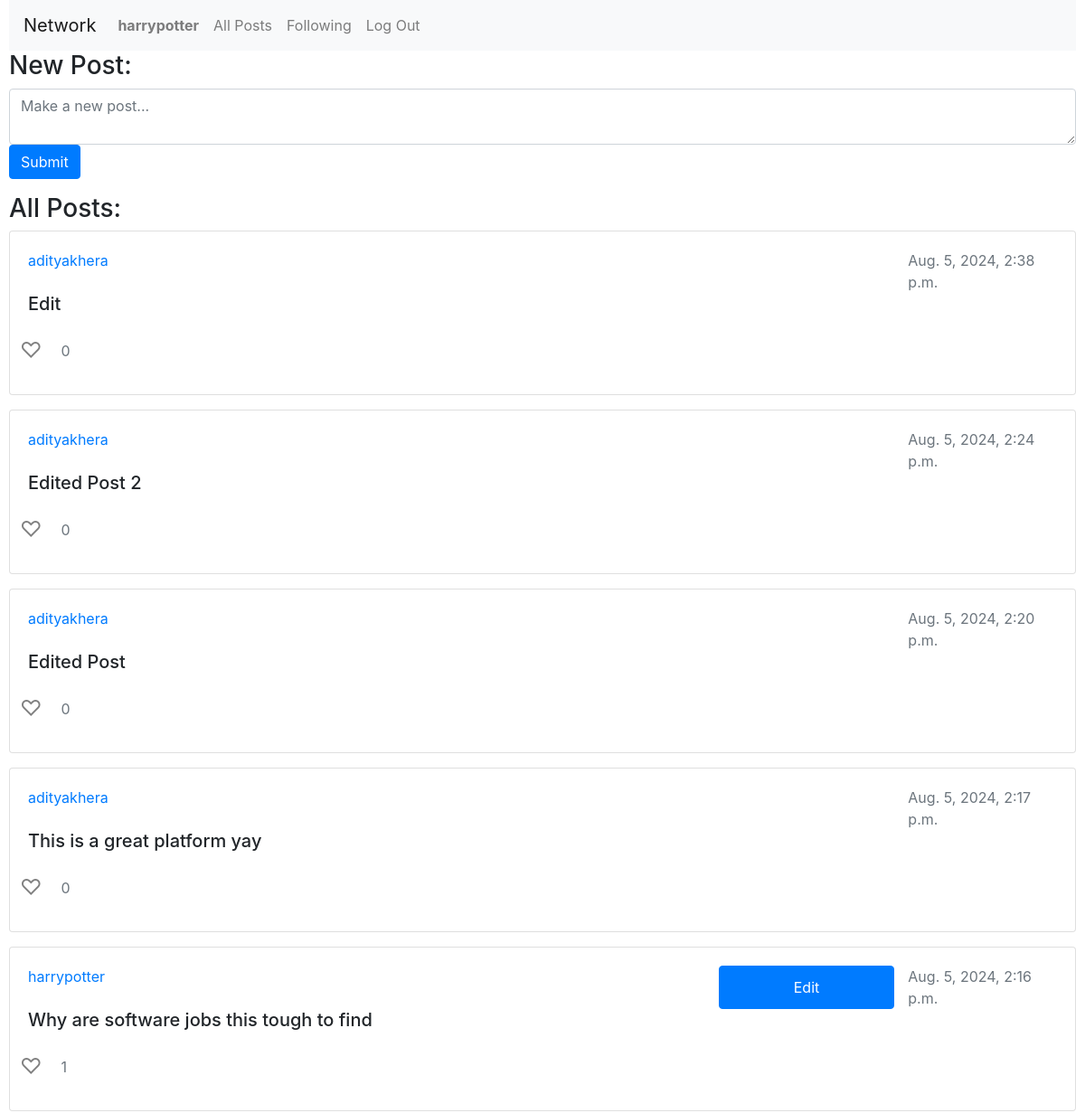
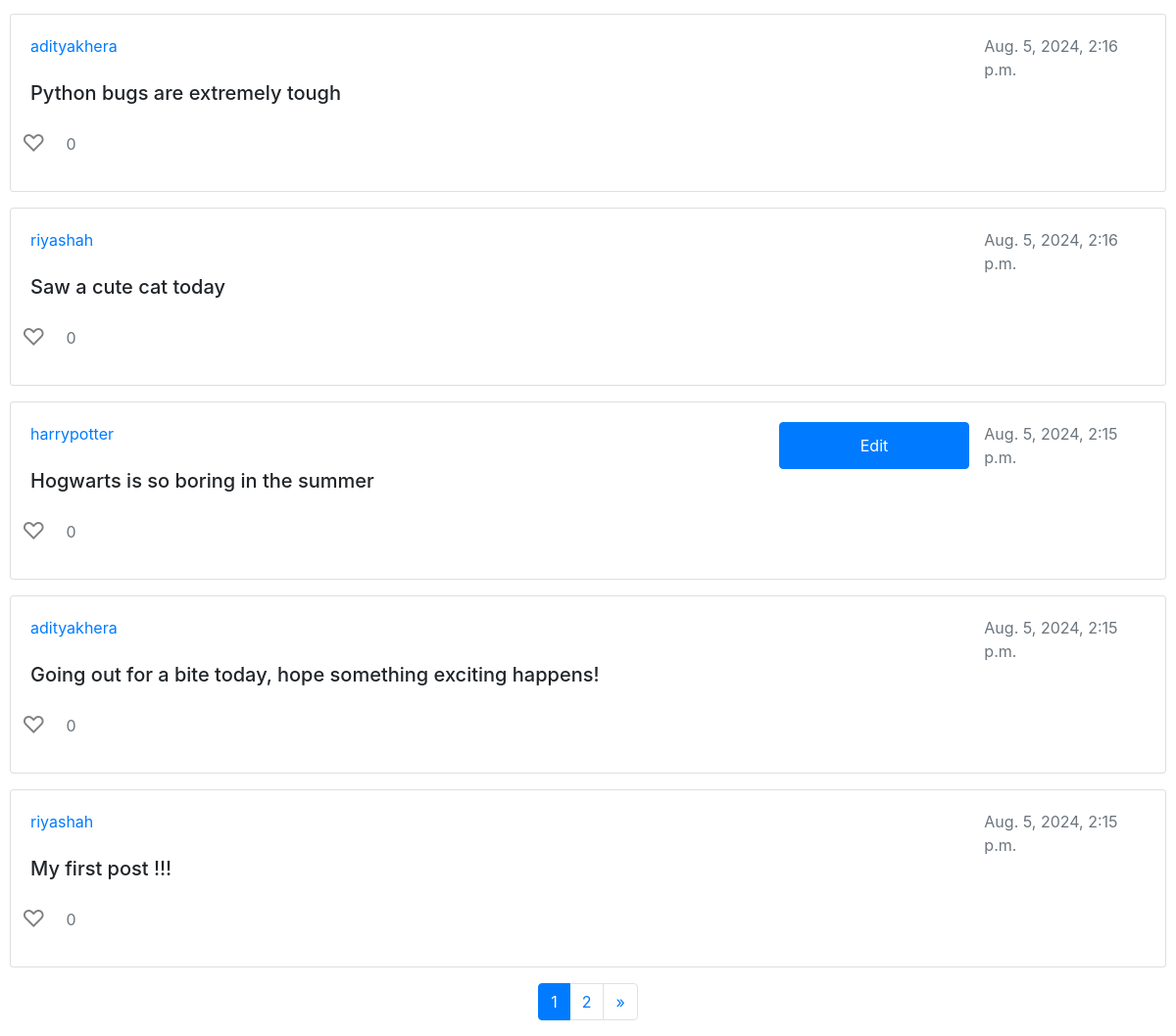
Screenshot of / (signed in) with the database file from the repository (2 pictures, top to bottom).
### network/models.py (models this page shows, shortened)
class User(AbstractUser):
    pass

class Post(models.Model):
    user = models.ForeignKey(User, on_delete=models.CASCADE, related_name = 'posts_made')
    content = models.CharField(max_length=280)
    timestamp = models.DateTimeField(auto_now_add=True)

### network/views.py (the view)
# urls.py: path("", views.index, name="index"),
def index(request):
    newPostForm = NewPostForm()
    if request.method == 'POST':
        post_text = request.POST.get('new_post_text')
        user = User.objects.get(pk=request.user.id)
        post = Post(user=user, content=post_text)
        post.save()
        return HttpResponseRedirect(reverse('index'))
    posts_list = Post.objects.all().order_by('-timestamp')
    paginator = Paginator(posts_list, 10)  # 10 posts per page
    page_number = request.GET.get('page')
    posts = paginator.get_page(page_number)
    return render(request, "network/index.html" ,{
        'newPostForm' : newPostForm,
        'posts' : posts
    })

### network/views.py
class NewPostForm(forms.Form):
    new_post_text = forms.CharField(widget=forms.Textarea(attrs={
        'placeholder' : 'Make a new post...',
        'required' : 'True',
        'class' : 'form-control',
        'maxlength': '500',
        'rows': 2,
        'cols': 40
    }), label="")

### network/templates/network/index.html (shortened to what this page needs)
{% extends "network/layout.html" %}
{% block body %}
    <form action="{% url 'index' %}" method="post" class="mb-3">
        <h3>New Post:</h3>
        {{ newPostForm }}
        <input type="submit" class="btn btn-primary">
    </form>
    <h3>All Posts:</h3>
    {% if posts %}
        <div class="row">
            <div class="col-12">
                {% for post in posts %}
                <div class="card mb-3">
                    <div class="card-body">
                        <div class="row">
                            {% if post.user.username == user.username %}
                                <a href="{% url 'profile' username=post.user.username %}" class="col-8">{{post.user.username}}</a>
                                <button class="edit-button btn btn-primary col-2" data-post-id="{{ post.id }}" data-post-content="{{ post.content|escapejs }}">Edit</button>
                            {% else %}
                                <a href="{% url 'profile' username=post.user.username %}" class="col-10">{{post.user.username}}</a>
                            {% endif %}
                            <div class="text-muted col-2">{{post.timestamp}}</div>
                        </div>
                        <h5 class="card-title" id="post-content-{{ post.id }}">{{ post.content }}</h5>
                        <div class="row">
                            <button class="like-button {% if user in post.likes.all %}liked{% else %}unliked{% endif %}" data-post-id="{{post.id}}">
                                {% if user in post.likes.all %}
                                &#x2764;
                                {% else %}
                                &#x2661;
                                {% endif %}
                            </button>
                            <p class="text-muted col-2 mt-3" id="like-count-{{post.id}}">{{post.likes.count}}</p>
                        </div>
                    </div>
                </div>
                {% endfor %}
            </div>
        </div>
        <nav aria-label="Page navigation">
            <ul class="pagination justify-content-center">
                {% for i in posts.paginator.page_range %}
                    {% if posts.number == i %}
                        <li class="page-item active"><a class="page-link" href="#">{{ i }}</a></li>
                    {% else %}
                        <li class="page-item"><a class="page-link" href="?page={{ i }}">{{ i }}</a></li>
                    {% endif %}
                {% endfor %}
                {% if posts.has_next %}
                    <li class="page-item">
                        <a class="page-link" href="?page={{ posts.next_page_number }}" aria-label="Next">
                            <span aria-hidden="true">&raquo;</span>
                        </a>
                    </li>
                {% endif %}
            </ul>
        </nav>
    {% else %}
        <h4>No Posts Yet</h4>
    {% endif %}
{% endblock %}

### network/templates/network/layout.html (shortened to what this page needs)
{% load static %}
<!DOCTYPE html>
<html lang="en">
    <head>
        <link rel="stylesheet" href="https://stackpath.bootstrapcdn.com/bootstrap/4.4.1/css/bootstrap.min.css">
        <link href="{% static 'network/styles.css' %}" rel="stylesheet">
    </head>
    <body>
        <nav class="navbar navbar-expand-lg navbar-light bg-light">
            <a class="navbar-brand" href="#">Network</a>
            <div>
              <ul class="navbar-nav mr-auto">
                {% if user.is_authenticated %}
                    <li class="nav-item">
                        <a class="nav-link" href="{% url 'profile' username=user.username %}"><strong>{{ user.username }}</strong></a>
                    </li>
                {% endif %}
                <li class="nav-item">
                  <a class="nav-link" href="{% url 'index' %}">All Posts</a>
                </li>
                {% if user.is_authenticated %}
                    <li class="nav-item">
                        <a class="nav-link" href="{% url 'followingpage' %}">Following</a>
                    </li>
                    <li class="nav-item">
                        <a class="nav-link" href="{% url 'logout' %}">Log Out</a>
                    </li>
                {% endif %}
              </ul>
            </div>
          </nav>
        <div class="body">
            {% block body %}
            {% endblock %}
        </div>
    </body>
</html>

### network/templates/network/layout.html (style rules this page uses)
.like-button { background: none; border: none; cursor: pointer; outline: none; font-size: 24px; }
.like-button.unliked { color: grey; }
body { margin-left: 10px; margin-right: 10px; }

### rows the page displays
User: username "harrypotter"
Post: user.username "adityakhera", timestamp "Aug. 5, 2024, 2:38 p.m.", content "Edit", likes.count "0"
Post: user.username "adityakhera", timestamp "Aug. 5, 2024, 2:24 p.m.", content "Edited Post 2", likes.count "0"
Post: user.username "adityakhera", timestamp "Aug. 5, 2024, 2:20 p.m.", content "Edited Post", likes.count "0"
Post: user.username "adityakhera", timestamp "Aug. 5, 2024, 2:17 p.m.", content "This is a great platform yay", likes.count "0"
Post: user.username "harrypotter", timestamp "Aug. 5, 2024, 2:16 p.m.", content "Why are software jobs this tough to find", likes.count "1"
Post: user.username "adityakhera", timestamp "Aug. 5, 2024, 2:16 p.m.", content "Python bugs are extremely tough", likes.count "0"
Post: user.username "riyashah", timestamp "Aug. 5, 2024, 2:16 p.m.", content "Saw a cute cat today", likes.count "0"
Post: user.username "harrypotter", timestamp "Aug. 5, 2024, 2:15 p.m.", content "Hogwarts is so boring in the summer", likes.count "0"
Post: user.username "adityakhera", timestamp "Aug. 5, 2024, 2:15 p.m.", content "Going out for a bite today, hope something exciting happens!", likes.count "0"
Post: user.username "riyashah", timestamp "Aug. 5, 2024, 2:15 p.m.", content "My first post !!!", likes.count "0"

### other values shown
{{ i }} "1"
{{ i }} "2"
